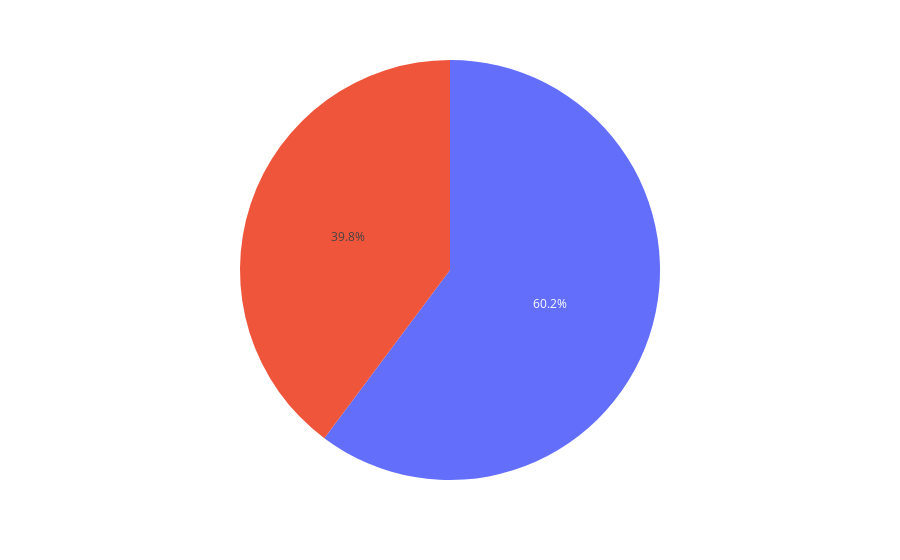

Notebook code cell kept with this figure:
### Code cell
px.pie(coldwar_total_launches, labels=coldwar_total_launches.index,values=coldwar_total_launches.launches)

### Figure 1 — Plotly figure (JSON) as saved in the notebook; plotly's stock layout.template omitted (floating-point values rounded to 4 significant figures)
{"data": [{"domain": {"x": [0, 1], "y": [0, 1]}, "hovertemplate": "launches=%{value}<extra></extra>", "legendgroup": "", "name": "", "showlegend": false, "type": "pie", "values": [1387, 2099]}], "layout": {"legend": {"tracegroupgap": 0}, "margin": {"t": 60}}}
